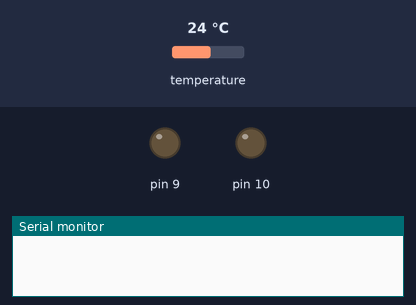
Recording of a sketch running on a simulated Arduino Uno, built with avr-gcc and run on an emulated ATmega328P. On the bench: output pins drawn as LEDs (lit = HIGH), the last lines printed to the serial monitor. Inputs (shaded band) come from the test bench; at power-on: temperature 24 °C.

Above: at 0.1 s.
At 5.8 s:
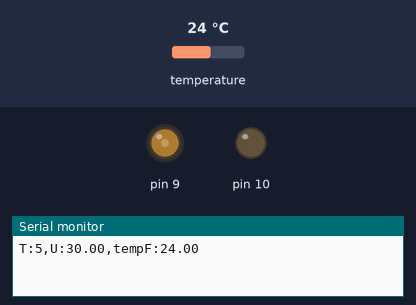
Timing chart, 0 to 7.3 s (numbered marks = the images above):
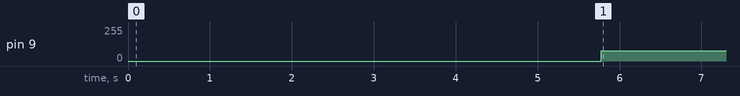

Measured:
- by itself, pin 9: 0/255 → 76/255 at 5.8 s

The sketch:

control_planta.ino
```cpp
// Añadir librerías
#include <OneWire.h>           // (!!!! DIGITAL SENSOR !!!!)
#include <DallasTemperature.h> // (!!!! DIGITAL SENSOR !!!!)

// Definir variables
#define SensorInput_GPIO 8
#define OutputPWM_GPIO 9
#define pwmRes 12
#define pwmMax 4095

// Variables for Conversion
#define Uunits 100 // Set units for Control Output (u) [MAX value of (u) @ MAX pwmDutyCycle]

// Execution Time Control
unsigned long previousMillis = 0;  // For main loop function
long Ts = 1000;                    // Sample time in ms

// Measurement Variables
OneWire oneWire(SensorInput_GPIO);     // (!!!! DIGITAL SENSOR !!!!)
DallasTemperature TempSensor(&oneWire); // (!!!! DIGITAL SENSOR !!!!)
float tempF = 0.0;

// Control System Variables
float Ref = 32.0; // System Reference - Temperature [°C]
float escalones[] = {5, -12, 10, -5, 15};
int numEscalones = sizeof(escalones) / sizeof(escalones[0]);
int escalonActual = 0;
unsigned long tiempoInicioEscalon = 0;
unsigned long duracionEscalon = 900000;   // 15 min Duración de cada escalón [ms]
unsigned long tiempoAsentamientoInicial = 600000; // 10 min Tiempo de asentamiento [ms]
unsigned long tiempoInicial = 0;

float U_op = 30.0;      // Direct Control Output - FOR OPENLOOP or FEEDFORWARD [mA]
unsigned int pwmDuty = 0; // Control Output (Converted to PWM Duty Cycle)

// Avanzadas (serial)
const byte numChars = 32;
char receivedChars[numChars];
boolean newData = false;

// Banderas de estado
bool settled = false;   // Ya pasó asentamiento
bool finished = false;  // Terminó el último escalón

// Prototipos
void setupPWMadj();
void analogWriteADJ(uint8_t pin, uint16_t val);
void recvWithStartEndMarkers();
void parseData();
void calibracion();

void setup() {
  tiempoInicial = millis();
  previousMillis = tiempoInicial - Ts;  // forzar primera llamada inmediata

  Serial.begin(115200);

  // Sensor digital
  TempSensor.begin();
  TempSensor.setResolution(12);

  // PWM
  setupPWMadj();
  analogWriteADJ(OutputPWM_GPIO, pwmDuty);

  delay(5000); // Espera para abrir monitor serial
}

void loop() {
  calibracion();
}

void calibracion() {
  if (finished) return; // ya no hacemos nada

  unsigned long currentMillis = millis();

  // Detectar fin del último escalón:
  if (settled
      && escalonActual == numEscalones - 1
      && currentMillis - tiempoInicioEscalon >= duracionEscalon) {
    finished = true;
    return;
  }

  // Ejecutar cada Ts ms
  if (currentMillis - previousMillis >= Ts) {
    previousMillis = currentMillis;

    // Leer temperatura
    TempSensor.requestTemperatures();
    tempF = TempSensor.getTempCByIndex(0);

    float U_t;

    // Fase de asentamiento
    if (!settled) {
      if (currentMillis - tiempoInicial >= tiempoAsentamientoInicial) {
        // Se cumple el asentamiento
        settled = true;
        tiempoInicioEscalon = currentMillis;
      }
      U_t = U_op;
    }
    // Fase de escalones
    else {
      if (currentMillis - tiempoInicioEscalon >= duracionEscalon
          && escalonActual < numEscalones - 1) {
        escalonActual++;
        tiempoInicioEscalon = currentMillis;
      }
      U_t = U_op + escalones[escalonActual];
    }

    // Saturación y conversión a PWM
    float U_tl = min(max(U_t, 0.0f), float(Uunits));
    pwmDuty = int((U_tl / Uunits) * pwmMax);
    analogWriteADJ(OutputPWM_GPIO, pwmDuty);

    // Salida serial
    Serial.print("T:");
    Serial.print((currentMillis - tiempoInicial)/1000);
    Serial.print(",U:");
    Serial.print(U_t);
    Serial.print(",tempF:");
    Serial.println(tempF);
  }

  // Entrada serial avanzada
  recvWithStartEndMarkers();
  if (newData) {
    parseData();
    newData = false;
  }
}

/* Configure digital pins 9 y 10 como PWM 12-bit (≈3905 Hz). */
void setupPWMadj() {
  DDRB |= _BV(PB1) | _BV(PB2);
  TCCR1A = _BV(COM1A1) | _BV(COM1B1) | _BV(WGM11);
  TCCR1B = _BV(WGM13) | _BV(WGM12) | _BV(CS10);
  ICR1 = 0x0fff;
}

/* Versión 12-bit de analogWrite, solo pines 9 y 10. */
void analogWriteADJ(uint8_t pin, uint16_t val){
  switch (pin) {
    case  9: OCR1A = val; break;
    case 10: OCR1B = val; break;
  }
}

// Funciones de entrada serial avanzada

void recvWithStartEndMarkers() {
  static boolean recvInProgress = false;
  static byte ndx = 0;
  char startMarker = '<';
  char endMarker   = '>';
  char rc;

  while (Serial.available() > 0 && !newData) {
    rc = Serial.read();

    if (recvInProgress) {
      if (rc != endMarker) {
        receivedChars[ndx++] = rc;
        if (ndx >= numChars) ndx = numChars - 1;
      }
      else {
        receivedChars[ndx] = '\0';
        recvInProgress = false;
        ndx = 0;
        newData = true;
      }
    }
    else if (rc == startMarker) {
      recvInProgress = true;
    }
  }
}

void parseData() {
  Ref = atof(receivedChars);
}
```
